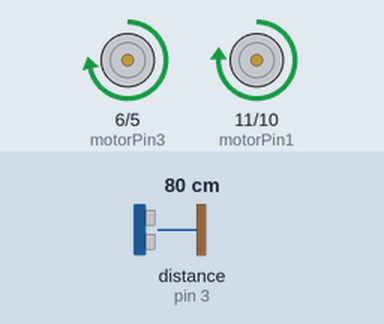
This sketch was run on a simulated Arduino Nano, built with avr-gcc and run on an emulated ATmega328P. On the bench: motor-driver pin pairs drawn as motors (green arrow = first pin HIGH = forward, orange = second pin HIGH = backward, longer = more drive). The inputs (shaded band) are chosen by the test bench; at power-on: distance to the obstacle (sensor on pin 3) 80 cm. The echo pulse lasts 58.3 µs per cm.

Above: at 1.2 s.
1.3 s: distance to the obstacle (sensor on pin 3) set to 22 cm
2.8 s: distance to the obstacle (sensor on pin 3) set to 17 cm
At 3.5 s:
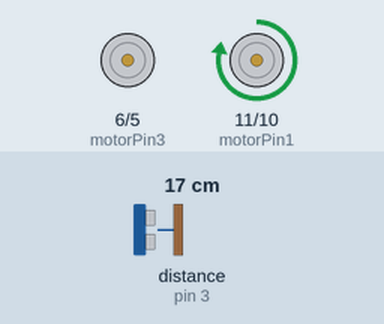
4.3 s: distance to the obstacle (sensor on pin 3) set to 35 cm
At 4.6 s:
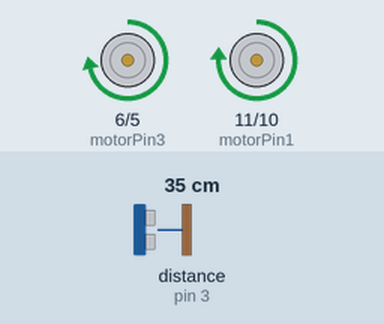
5.8 s: distance to the obstacle (sensor on pin 3) set to 2 cm
At 6.9 s:
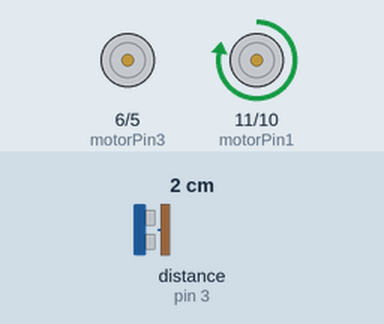
Timing chart, 0 to 8.3 s (numbered marks = the images above; inputs shaded):
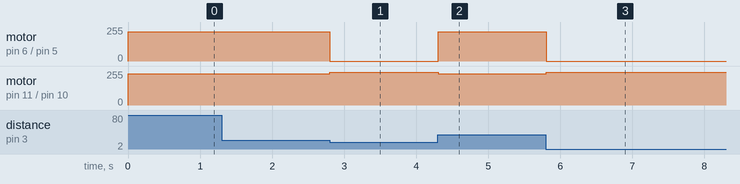

The sketch:

avoidObstacle.ino
```cpp
#include <NewPing.h> // Include the NewPing library for the ultrasonic sensor

#define TRIGGER_PIN 4 // Define the Arduino pin connected to the sensor's trigger pin
#define ECHO_PIN 3  // Define the Arduino pin connected to the sensor's echo pin
#define MAX_DISTANCE 200 // Define the maximum distance to measure in centimeters (adjust according to your requirements)

NewPing sonar(TRIGGER_PIN, ECHO_PIN, MAX_DISTANCE); // Create a NewPing object

// Motor A
int motorPin1 = 11; // Connected to pin 2 on Arduino Nano
int motorPin2 = 10; // Connected to pin 3 on Arduino Nano

// Motor B
int motorPin3 = 6; // Connected to pin 4 on Arduino Nano
int motorPin4 = 5; // Connected to pin 5 on Arduino Nano

void setup() {
    pinMode(motorPin1, OUTPUT);
    pinMode(motorPin2, OUTPUT);
    pinMode(motorPin3, OUTPUT);
    pinMode(motorPin4, OUTPUT);
}

void loop() {
    int distance = sonar.ping_cm(); // Get the distance measured by the ultrasonic sensor in centimeters

    // If obstacle detected within 20cm, turn right
    if (distance < 20) {
        analogWrite(motorPin1, 245); //forword, left
        analogWrite(motorPin2, 0); //back
        analogWrite(motorPin3, 0); //forword, right
        analogWrite(motorPin4, 0); //back
    } else {
        // Move forward if no obstacle detected
      analogWrite(motorPin1, 235); //forword, left
      analogWrite(motorPin2, 0); //back
      analogWrite(motorPin3, 220); //forword, right
      analogWrite(motorPin4, 0); //back
    }
}
```

Measured:
- the behaviour switches between 20 and 19 cm on distance to the obstacle (sensor on pin 3) (found by bisection; images 0 and 1)
- after the input at 1.3 s, every drawn part: stays the same
- after the input at 2.8 s, motor on pin 6 (motorPin3) / pin 5 (motorPin4): forward 220/255 → stopped at once; motor on pin 11 (motorPin1) / pin 10 (motorPin2): forward 235/255 → forward 245/255 at once
- after the input at 4.3 s, motor on pin 6 (motorPin3) / pin 5 (motorPin4): stopped → forward 220/255 at once; motor on pin 11 (motorPin1) / pin 10 (motorPin2): forward 245/255 → forward 235/255 at once
- after the input at 5.8 s, motor on pin 6 (motorPin3) / pin 5 (motorPin4): forward 220/255 → stopped at once; motor on pin 11 (motorPin1) / pin 10 (motorPin2): forward 235/255 → forward 245/255 at once
